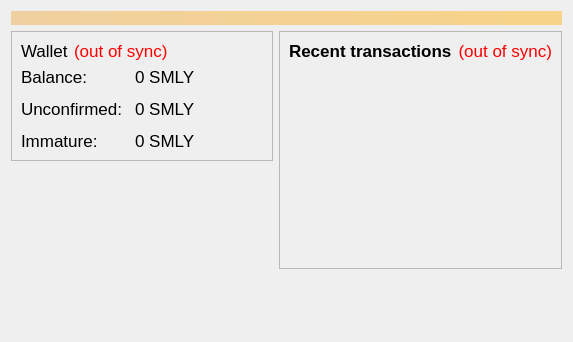
<?xml version="1.0" encoding="UTF-8"?>
<ui version="4.0">
 <class>OverviewPage</class>
 <widget class="QWidget" name="OverviewPage">
  <property name="geometry">
   <rect>
    <x>0</x>
    <y>0</y>
    <width>573</width>
    <height>342</height>
   </rect>
  </property>
  <property name="windowTitle">
   <string>Form</string>
  </property>
  <layout class="QVBoxLayout" name="topLayout">
   <item>
    <widget class="QLabel" name="labelAlerts">
     <property name="visible">
      <bool>false</bool>
     </property>
     <property name="styleSheet">
      <string notr="true">background-color: qlineargradient(x1: 0, y1: 0, x2: 1, y2: 0, stop:0 #F0D0A0, stop:1 #F8D488); color:#000000;</string>
     </property>
     <property name="wordWrap">
      <bool>true</bool>
     </property>
     <property name="margin">
      <number>3</number>
     </property>
    </widget>
   </item>
   <item>
    <layout class="QHBoxLayout" name="horizontalLayout" stretch="1,1">
     <item>
      <layout class="QVBoxLayout" name="verticalLayout_2">
       <item>
        <widget class="QFrame" name="frame">
         <property name="frameShape">
          <enum>QFrame::StyledPanel</enum>
         </property>
         <property name="frameShadow">
          <enum>QFrame::Raised</enum>
         </property>
         <layout class="QVBoxLayout" name="verticalLayout_4">
          <item>
           <layout class="QHBoxLayout" name="horizontalLayout_4">
            <item>
             <widget class="QLabel" name="label_5">
              <property name="font">
               <font>
                <family>Helvetica</family>
                <pointsize>13</pointsize>
                <weight>50</weight>
                <bold>false</bold>
               </font>
              </property>
              <property name="text">
               <string>Wallet</string>
              </property>
             </widget>
            </item>
            <item>
             <widget class="QLabel" name="labelWalletStatus">
              <property name="font">
               <font>
                <family>Helvetica</family>
                <pointsize>13</pointsize>
                <weight>50</weight>
                <bold>false</bold>
               </font>
              </property>
              <property name="toolTip">
               <string>The displayed information may be out of date. Your wallet automatically synchronizes with the Smileycoin network after a connection is established, but this process has not completed yet.</string>
              </property>
              <property name="styleSheet">
               <string notr="true">QLabel { color: red; }</string>
              </property>
              <property name="text">
               <string notr="true">(out of sync)</string>
              </property>
              <property name="alignment">
               <set>Qt::AlignLeading|Qt::AlignLeft|Qt::AlignVCenter</set>
              </property>
             </widget>
            </item>
            <item>
             <spacer name="horizontalSpacer_2">
              <property name="orientation">
               <enum>Qt::Horizontal</enum>
              </property>
              <property name="sizeHint" stdset="0">
               <size>
                <width>40</width>
                <height>20</height>
               </size>
              </property>
             </spacer>
            </item>
           </layout>
          </item>
          <item>
           <layout class="QFormLayout" name="formLayout_2">
            <property name="fieldGrowthPolicy">
             <enum>QFormLayout::AllNonFixedFieldsGrow</enum>
            </property>
            <property name="horizontalSpacing">
             <number>12</number>
            </property>
            <property name="verticalSpacing">
             <number>12</number>
            </property>
            <item row="0" column="0">
             <widget class="QLabel" name="label">
              <property name="font">
               <font>
                <family>Helvetica</family>
                <pointsize>13</pointsize>
                <weight>50</weight>
                <bold>false</bold>
               </font>
              </property>
              <property name="text">
               <string>Balance:</string>
              </property>
             </widget>
            </item>
            <item row="0" column="1">
             <widget class="QLabel" name="labelBalance">
              <property name="font">
               <font>
                <family>Helvetica</family>
                <pointsize>13</pointsize>
                <weight>50</weight>
                <bold>false</bold>
               </font>
              </property>
              <property name="cursor">
               <cursorShape>IBeamCursor</cursorShape>
              </property>
              <property name="toolTip">
               <string>Your current balance</string>
              </property>
              <property name="text">
              <string notr="true">0 SMLY</string>
              </property>
              <property name="textInteractionFlags">
               <set>Qt::LinksAccessibleByMouse|Qt::TextSelectableByKeyboard|Qt::TextSelectableByMouse</set>
              </property>
             </widget>
            </item>
            <item row="1" column="0">
             <widget class="QLabel" name="label_3">
              <property name="font">
               <font>
                <family>Helvetica</family>
                <pointsize>13</pointsize>
                <weight>50</weight>
                <bold>false</bold>
               </font>
              </property>
              <property name="text">
               <string>Unconfirmed:</string>
              </property>
             </widget>
            </item>
            <item row="1" column="1">
             <widget class="QLabel" name="labelUnconfirmed">
              <property name="font">
               <font>
                <family>Helvetica</family>
                <pointsize>13</pointsize>
                <weight>50</weight>
                <bold>false</bold>
               </font>
              </property>
              <property name="cursor">
               <cursorShape>IBeamCursor</cursorShape>
              </property>
              <property name="toolTip">
               <string>Total of transactions that have yet to be confirmed, and do not yet count toward the current balance</string>
              </property>
              <property name="text">
               <string notr="true">0 SMLY</string>
              </property>
              <property name="textInteractionFlags">
               <set>Qt::LinksAccessibleByMouse|Qt::TextSelectableByKeyboard|Qt::TextSelectableByMouse</set>
              </property>
             </widget>
            </item>
            <item row="2" column="0">
             <widget class="QLabel" name="labelImmatureText">
              <property name="font">
               <font>
                <family>Helvetica</family>
                <pointsize>13</pointsize>
                <weight>50</weight>
                <bold>false</bold>
               </font>
              </property>
              <property name="text">
               <string>Immature:</string>
              </property>
             </widget>
            </item>
            <item row="2" column="1">
             <widget class="QLabel" name="labelImmature">
              <property name="font">
               <font>
                <family>Helvetica</family>
                <pointsize>13</pointsize>
                <weight>50</weight>
                <bold>false</bold>
               </font>
              </property>
              <property name="toolTip">
               <string>Mined balance that has not yet matured</string>
              </property>
              <property name="text">
               <string notr="true">0 SMLY</string>
              </property>
              <property name="textInteractionFlags">
               <set>Qt::LinksAccessibleByMouse|Qt::TextSelectableByKeyboard|Qt::TextSelectableByMouse</set>
              </property>
             </widget>
            </item>
           </layout>
          </item>
         </layout>
        </widget>
       </item>
       <item>
        <spacer name="verticalSpacer">
         <property name="orientation">
          <enum>Qt::Vertical</enum>
         </property>
         <property name="sizeHint" stdset="0">
          <size>
           <width>20</width>
           <height>40</height>
          </size>
         </property>
        </spacer>
       </item>
      </layout>
     </item>
       <item>
      <layout class="QVBoxLayout" name="verticalLayout_3">
       <item>
        <widget class="QFrame" name="frame_2">
         <property name="frameShape">
          <enum>QFrame::StyledPanel</enum>
         </property>
         <property name="frameShadow">
          <enum>QFrame::Raised</enum>
         </property>
         <layout class="QVBoxLayout" name="verticalLayout">
          <item>
           <layout class="QHBoxLayout" name="horizontalLayout_2">
            <item>
             <widget class="QLabel" name="label_4">
              <property name="font">
               <font>
                <family>Helvetica</family>
                <pointsize>13</pointsize>
                <weight>50</weight>
                <bold>false</bold>
               </font>
              </property>
              <property name="text">
               <string>&lt;b&gt;Recent transactions&lt;/b&gt;</string>
              </property>
             </widget>
            </item>
            <item>
             <widget class="QLabel" name="labelTransactionsStatus">
              <property name="font">
               <font>
                <family>Helvetica</family>
                <pointsize>13</pointsize>
                <weight>50</weight>
                <bold>false</bold>
               </font>
              </property>
              <property name="toolTip">
               <string>The displayed information may be out of date. Your wallet automatically synchronizes with the Smileycoin network after a connection is established, but this process has not completed yet.</string>
              </property>
              <property name="styleSheet">
               <string notr="true">QLabel { color: red; }</string>
              </property>
              <property name="text">
               <string notr="true">(out of sync)</string>
              </property>
              <property name="alignment">
               <set>Qt::AlignRight|Qt::AlignTrailing|Qt::AlignVCenter</set>
              </property>
             </widget>
            </item>
            <item>
             <spacer name="horizontalSpacer">
              <property name="orientation">
               <enum>Qt::Horizontal</enum>
              </property>
              <property name="sizeHint" stdset="0">
               <size>
                <width>40</width>
                <height>20</height>
               </size>
              </property>
             </spacer>
            </item>
           </layout>
          </item>
          <item>
           <widget class="QListView" name="listTransactions">
            <property name="font">
             <font>
              <family>Helvetica</family>
              <pointsize>13</pointsize>
              <weight>50</weight>
              <bold>false</bold>
             </font>
            </property>
            <property name="styleSheet">
             <string notr="true">QListView { background: transparent; }</string>
            </property>
            <property name="frameShape">
             <enum>QFrame::NoFrame</enum>
            </property>
            <property name="verticalScrollBarPolicy">
             <enum>Qt::ScrollBarAlwaysOff</enum>
            </property>
            <property name="horizontalScrollBarPolicy">
             <enum>Qt::ScrollBarAlwaysOff</enum>
            </property>
            <property name="selectionMode">
             <enum>QAbstractItemView::NoSelection</enum>
            </property>
           </widget>
          </item>
         </layout>
        </widget>
       </item>
       <item>
        <spacer name="verticalSpacer_2">
         <property name="orientation">
          <enum>Qt::Vertical</enum>
         </property>
         <property name="sizeHint" stdset="0">
          <size>
           <width>20</width>
           <height>40</height>
          </size>
         </property>
        </spacer>
       </item>
      </layout>
     </item>
    </layout>
   </item>
  </layout>
 </widget>
 <resources/>
 <connections/>
</ui>
